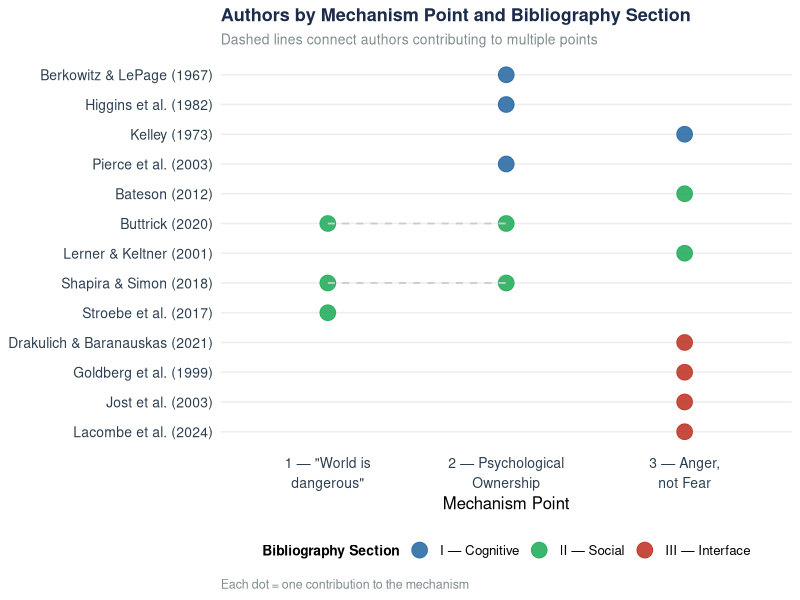
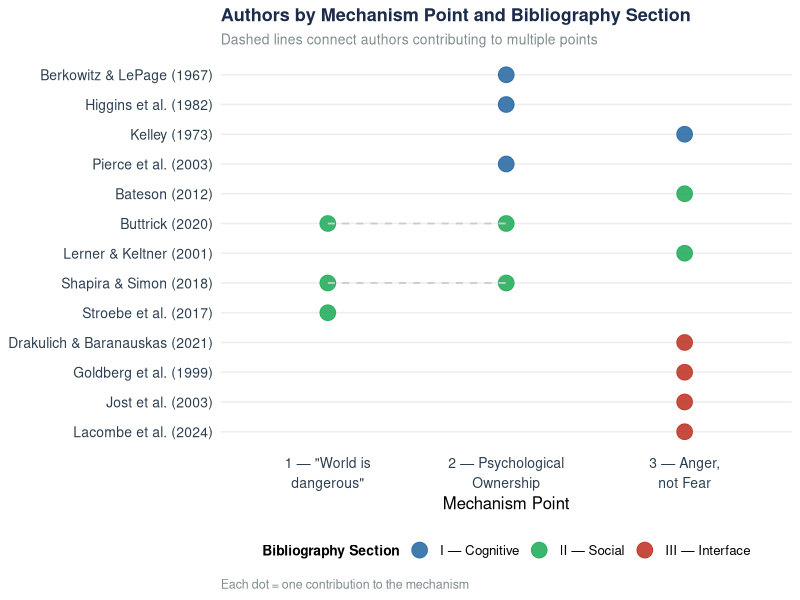

Write the R code that produced these figures, in order.
library(ggplot2)
library(dplyr)

col_cog      <- "#2E6DA4"   # blue — cognitive
col_soc      <- "#27AE60"   # green — social
col_interface <- "#C0392B"  # red — interface

df <- tibble(
  author    = c(
    "Berkowitz & LePage (1967)",
    "Higgins et al. (1982)",
    "Kelley (1973)",
    "Pierce et al. (2003)",
    "Bateson (2012)",
    "Buttrick (2020)",
    "Lerner & Keltner (2001)",
    "Shapira & Simon (2018)",
    "Stroebe et al. (2017)",
    "Drakulich & Baranauskas (2021)",
    "Goldberg et al. (1999)",
    "Jost et al. (2003)",
    "Lacombe et al. (2024)"
  ),
  mechanism = c(2, 2, 3, 2, 3, 1, 3, 1, 1, 3, 3, 3, 3),
  section   = c(
    "I — Cognitive", "I — Cognitive", "I — Cognitive", "I — Cognitive",
    "II — Social", "II — Social", "II — Social", "II — Social", "II — Social",
    "III — Interface", "III — Interface", "III — Interface", "III — Interface"
  )
) |>
  mutate(
    # for authors covering two points, duplicate the row
    author = factor(author, levels = rev(unique(author)))
  )

# add the two authors that cover points 1 & 2
df_extra <- tibble(
  author    = factor(c("Buttrick (2020)", "Shapira & Simon (2018)"),
                     levels = levels(df$author)),
  mechanism = c(2, 2),
  section   = c("II — Social", "II — Social")
)

df_full <- bind_rows(df, df_extra)

mech_labels <- c(
  "1" = "1 — \"World is\ndangerous\"",
  "2" = "2 — Psychological\nOwnership",
  "3" = "3 — Anger,\nnot Fear"
)

ggplot(df_full, aes(x = factor(mechanism), y = author, color = section)) +
  geom_point(size = 5, alpha = 0.9) +
  geom_line(aes(group = author), color = "#CCCCCC",
            linewidth = 0.6, linetype = "dashed") +
  scale_color_manual(
    values = c(
      "I — Cognitive"   = col_cog,
      "II — Social"     = col_soc,
      "III — Interface" = col_interface
    ),
    name = "Bibliography Section"
  ) +
  scale_x_discrete(labels = mech_labels) +
  labs(
    title    = "Authors by Mechanism Point and Bibliography Section",
    subtitle = "Dashed lines connect authors contributing to multiple points",
    x        = "Mechanism Point",
    y        = NULL,
    caption  = "Each dot = one contribution to the mechanism"
  ) +
  theme_minimal(base_size = 12) +
  theme(
    plot.background   = element_rect(fill = "white", color = NA),
    panel.background  = element_rect(fill = "white", color = NA),
    panel.grid.major.x = element_blank(),
    panel.grid.major.y = element_line(color = "#EEEEEE"),
    panel.grid.minor  = element_blank(),
    axis.text.y       = element_text(size = 10, color = "#2C3E50"),
    axis.text.x       = element_text(size = 10, color = "#2C3E50",
                                     lineheight = 1.2),
    legend.position   = "bottom",
    legend.title      = element_text(size = 10, face = "bold"),
    plot.title        = element_text(size = 13, face = "bold",
                                     color = "#1C2B4A"),
    plot.subtitle     = element_text(size = 10, color = "#7F8C8D"),
    plot.caption      = element_text(size = 9,  color = "#7F8C8D", hjust = 0)
  )

ggsave("mechanism_dotplot.png", width = 10, height = 6,
       dpi = 200, bg = "white")
message("Saved: mechanism_dotplot.png")
